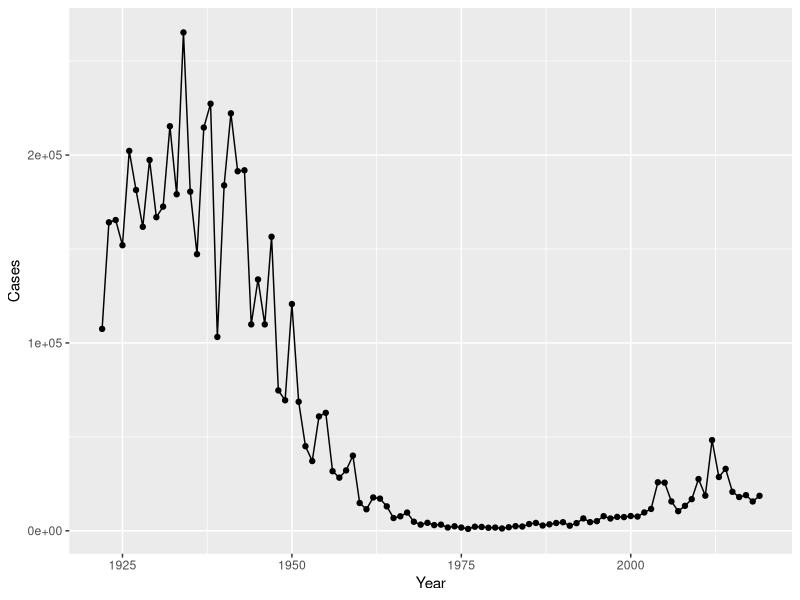
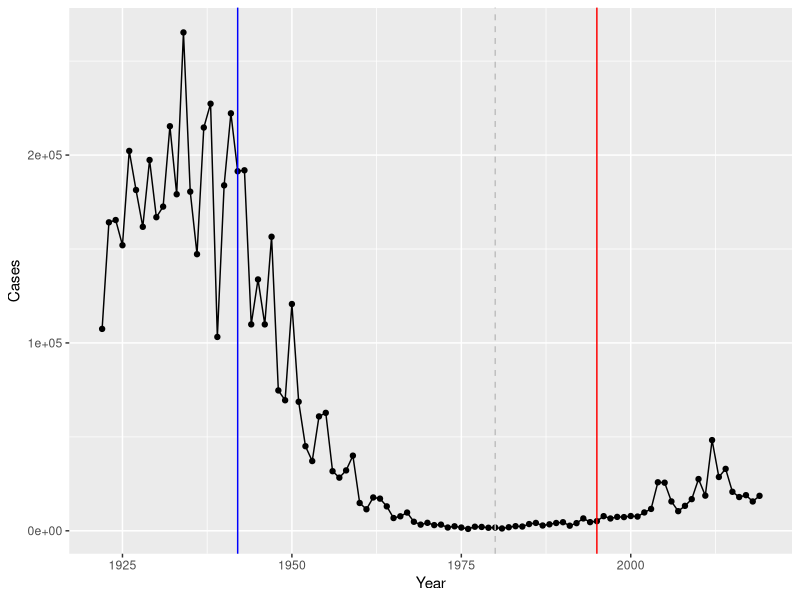

Here is the R script that generated these plots, in order: (Note: this script raises an error after producing the figures.)
## ---- chunk 1
cdc <- data.frame(
                                  Year = c(1922L,1923L,1924L,1925L,
                                          1926L,1927L,1928L,1929L,1930L,1931L,
                                          1932L,1933L,1934L,1935L,1936L,
                                          1937L,1938L,1939L,1940L,1941L,1942L,
                                          1943L,1944L,1945L,1946L,1947L,
                                          1948L,1949L,1950L,1951L,1952L,
                                          1953L,1954L,1955L,1956L,1957L,1958L,
                                          1959L,1960L,1961L,1962L,1963L,
                                          1964L,1965L,1966L,1967L,1968L,1969L,
                                          1970L,1971L,1972L,1973L,1974L,
                                          1975L,1976L,1977L,1978L,1979L,1980L,
                                          1981L,1982L,1983L,1984L,1985L,
                                          1986L,1987L,1988L,1989L,1990L,
                                          1991L,1992L,1993L,1994L,1995L,1996L,
                                          1997L,1998L,1999L,2000L,2001L,
                                          2002L,2003L,2004L,2005L,2006L,2007L,
                                          2008L,2009L,2010L,2011L,2012L,
                                          2013L,2014L,2015L,2016L,2017L,2018L,
                                          2019L),
         Cases = c(107473,164191,165418,152003,
                                          202210,181411,161799,197371,
                                          166914,172559,215343,179135,265269,
                                          180518,147237,214652,227319,103188,
                                          183866,222202,191383,191890,109873,
                                          133792,109860,156517,74715,69479,
                                          120718,68687,45030,37129,60886,
                                          62786,31732,28295,32148,40005,
                                          14809,11468,17749,17135,13005,6799,
                                          7717,9718,4810,3285,4249,3036,
                                          3287,1759,2402,1738,1010,2177,2063,
                                          1623,1730,1248,1895,2463,2276,
                                          3589,4195,2823,3450,4157,4570,
                                          2719,4083,6586,4617,5137,7796,6564,
                                          7405,7298,7867,7580,9771,11647,
                                          25827,25616,15632,10454,13278,
                                          16858,27550,18719,48277,28639,32971,
                                          20762,17972,18975,15609,18617)
       )
## ---- chunk 2
library(ggplot2)
ggplot(cdc) + 
  aes(Year, Cases) +
  geom_point() + 
  geom_line()

## ---- chunk 3
ggplot(cdc) + 
  aes(Year, Cases) +
  geom_point() + 
  geom_line() + 
  geom_vline(xintercept = 1942, color = "blue") +
  geom_vline(xintercept = 1980, color = "gray", linetype = 2) +
  geom_vline(xintercept = 1995, color = "red") 
## ---- chunk 4
# Allows us to read, write and process JSON data
library(jsonlite)

subject <- read_json("https://www.cmi-pb.org/api/subject", simplifyVector = TRUE) 
head(subject, 3)
## ---- chunk 5
table(subject$infancy_vac)
## ---- chunk 6
table(subject$biological_sex)
## ---- chunk 7
table(subject$race)
## ---- chunk 8
table(subject$race, subject$biological_sex)
## ---- chunk 9
specimen <- read_json("http://cmi-pb.org/api/specimen", simplifyVector = TRUE)

head(specimen)
## ---- chunk 10
library(dplyr) 

meta <- inner_join(subject, specimen)

head(meta)
dim(meta)
## ---- chunk 11
ab <- read_json("http://cmi-pb.org/api/ab_titer", simplifyVector = TRUE)

head(ab)
## ---- chunk 12
abdata <- inner_join(meta, ab)

## ---- chunk 13
dim(abdata)
## ---- chunk 14
table(abdata$isotype)
## ---- chunk 15
table(abdata$visit)
## ---- chunk 16
ig1 <- filter(abdata, isotype == "IgG1", visit!=8)

head(ig1)
## ---- chunk 17
ggplot(ig1) +
  aes(MFI, antigen) +
  geom_boxplot() 
## ---- chunk 18
ggplot(ig1) +
  aes(MFI, antigen) +
  geom_boxplot() +
  facet_wrap(vars(visit), nrow = 2 )
## ---- chunk 19
ggplot(ig1) +
  aes(MFI, antigen, col=infancy_vac ) +
  geom_boxplot(show.legend = FALSE) + 
  facet_wrap(vars(visit), nrow=2) +
  theme_bw()
## ---- chunk 20
ggplot(ig1) +
  aes(MFI, antigen, col=infancy_vac ) +
  geom_boxplot(show.legend = FALSE) + 
  facet_wrap(vars(infancy_vac, visit), nrow=2)
## ---- chunk 21
filter(ig1, antigen=="Measles") %>%
  ggplot() +
  aes(MFI, col=infancy_vac) +
  geom_boxplot(show.legend = FALSE) +
  facet_wrap(vars(visit)) +
  theme_bw()
